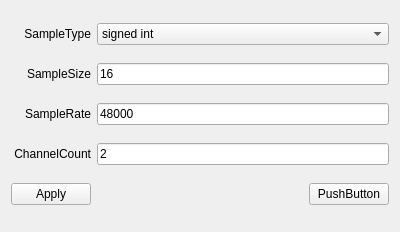
<?xml version="1.0" encoding="UTF-8"?>
<ui version="4.0">
 <class>AudioFormatListWidget</class>
 <widget class="QWidget" name="AudioFormatListWidget">
  <property name="geometry">
   <rect>
    <x>0</x>
    <y>0</y>
    <width>400</width>
    <height>232</height>
   </rect>
  </property>
  <property name="windowTitle">
   <string>Form</string>
  </property>
  <layout class="QGridLayout" name="gridLayout">
   <item row="2" column="0">
    <widget class="QLabel" name="label_samplerate">
     <property name="text">
      <string>SampleRate</string>
     </property>
     <property name="alignment">
      <set>Qt::AlignRight|Qt::AlignTrailing|Qt::AlignVCenter</set>
     </property>
    </widget>
   </item>
   <item row="4" column="1">
    <spacer name="horizontalSpacer">
     <property name="orientation">
      <enum>Qt::Horizontal</enum>
     </property>
     <property name="sizeHint" stdset="0">
      <size>
       <width>40</width>
       <height>20</height>
      </size>
     </property>
    </spacer>
   </item>
   <item row="1" column="1" colspan="2">
    <widget class="QLineEdit" name="line_sampleSize">
     <property name="text">
      <string>16</string>
     </property>
    </widget>
   </item>
   <item row="0" column="0">
    <widget class="QLabel" name="label_sampletype">
     <property name="text">
      <string>SampleType</string>
     </property>
     <property name="alignment">
      <set>Qt::AlignRight|Qt::AlignTrailing|Qt::AlignVCenter</set>
     </property>
    </widget>
   </item>
   <item row="3" column="1" colspan="2">
    <widget class="QLineEdit" name="line_channelCount">
     <property name="text">
      <string>2</string>
     </property>
    </widget>
   </item>
   <item row="1" column="0">
    <widget class="QLabel" name="label_simplesize">
     <property name="text">
      <string>SampleSize</string>
     </property>
     <property name="alignment">
      <set>Qt::AlignRight|Qt::AlignTrailing|Qt::AlignVCenter</set>
     </property>
    </widget>
   </item>
   <item row="4" column="2">
    <widget class="QPushButton" name="button_cancle">
     <property name="text">
      <string>PushButton</string>
     </property>
    </widget>
   </item>
   <item row="4" column="0">
    <widget class="QPushButton" name="button_apply">
     <property name="text">
      <string>Apply</string>
     </property>
    </widget>
   </item>
   <item row="3" column="0">
    <widget class="QLabel" name="label_channelcount">
     <property name="text">
      <string>ChannelCount</string>
     </property>
     <property name="alignment">
      <set>Qt::AlignRight|Qt::AlignTrailing|Qt::AlignVCenter</set>
     </property>
    </widget>
   </item>
   <item row="2" column="1" colspan="2">
    <widget class="QLineEdit" name="line_sampleRate">
     <property name="text">
      <string>48000</string>
     </property>
    </widget>
   </item>
   <item row="0" column="1" colspan="2">
    <widget class="QComboBox" name="combo_sampleType">
     <item>
      <property name="text">
       <string>signed int</string>
      </property>
     </item>
     <item>
      <property name="text">
       <string>unsigned int</string>
      </property>
     </item>
     <item>
      <property name="text">
       <string>float</string>
      </property>
     </item>
     <item>
      <property name="text">
       <string>double</string>
      </property>
     </item>
    </widget>
   </item>
  </layout>
 </widget>
 <resources/>
 <connections/>
</ui>
